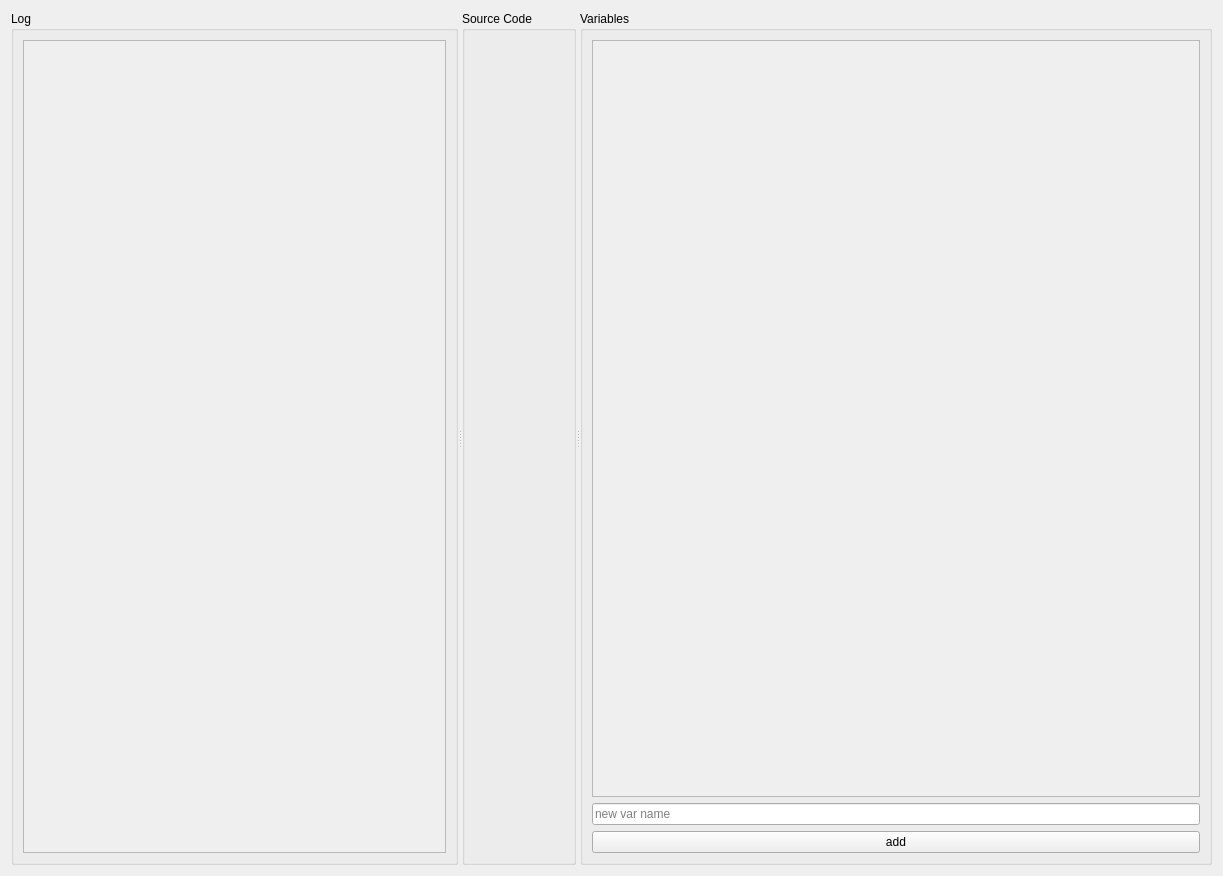
<?xml version="1.0" encoding="UTF-8"?>
<ui version="4.0">
 <class>script_widget</class>
 <widget class="QWidget" name="script_widget">
  <property name="geometry">
   <rect>
    <x>0</x>
    <y>0</y>
    <width>1223</width>
    <height>876</height>
   </rect>
  </property>
  <property name="windowTitle">
   <string>Form</string>
  </property>
  <layout class="QGridLayout" name="gridLayout_4">
   <item row="0" column="0">
    <widget class="QSplitter" name="splitter_3">
     <property name="orientation">
      <enum>Qt::Horizontal</enum>
     </property>
     <widget class="QSplitter" name="splitter">
      <property name="orientation">
       <enum>Qt::Vertical</enum>
      </property>
      <widget class="QSplitter" name="splitter_2">
       <property name="orientation">
        <enum>Qt::Horizontal</enum>
       </property>
       <widget class="QGroupBox" name="log_groupBox">
        <property name="title">
         <string>Log</string>
        </property>
        <layout class="QGridLayout" name="gridLayout_2">
         <item row="0" column="0">
          <widget class="QScrollArea" name="logs_scrollArea">
           <property name="widgetResizable">
            <bool>true</bool>
           </property>
           <widget class="QWidget" name="scrollAreaWidgetContents">
            <property name="geometry">
             <rect>
              <x>0</x>
              <y>0</y>
              <width>184</width>
              <height>815</height>
             </rect>
            </property>
           </widget>
          </widget>
         </item>
        </layout>
       </widget>
       <widget class="QGroupBox" name="source_code_groupBox">
        <property name="title">
         <string>Source Code</string>
        </property>
        <layout class="QGridLayout" name="gridLayout"/>
       </widget>
      </widget>
     </widget>
     <widget class="QWidget" name="contents_widget" native="true">
      <property name="sizePolicy">
       <sizepolicy hsizetype="Preferred" vsizetype="Preferred">
        <horstretch>0</horstretch>
        <verstretch>0</verstretch>
       </sizepolicy>
      </property>
      <property name="minimumSize">
       <size>
        <width>200</width>
        <height>0</height>
       </size>
      </property>
      <layout class="QVBoxLayout" name="verticalLayout">
       <item>
        <widget class="QGroupBox" name="variables_group_box">
         <property name="title">
          <string>Variables</string>
         </property>
         <layout class="QGridLayout" name="gridLayout_3">
          <item row="0" column="0">
           <widget class="QScrollArea" name="variables_scrollArea">
            <property name="widgetResizable">
             <bool>true</bool>
            </property>
            <widget class="QWidget" name="scrollAreaWidgetContents_3">
             <property name="geometry">
              <rect>
               <x>0</x>
               <y>0</y>
               <width>711</width>
               <height>742</height>
              </rect>
             </property>
            </widget>
           </widget>
          </item>
          <item row="2" column="0">
           <widget class="QPushButton" name="add_variable_push_button">
            <property name="text">
             <string>add</string>
            </property>
           </widget>
          </item>
          <item row="1" column="0">
           <widget class="QLineEdit" name="new_var_name_lineEdit">
            <property name="placeholderText">
             <string>new var name</string>
            </property>
           </widget>
          </item>
         </layout>
        </widget>
       </item>
      </layout>
     </widget>
    </widget>
   </item>
  </layout>
 </widget>
 <resources/>
 <connections/>
</ui>
